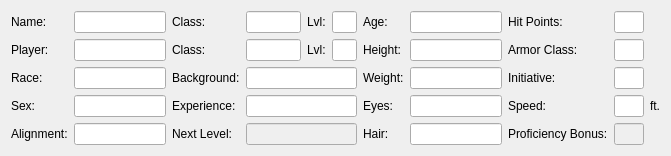
  <widget class="QWidget" name="layoutWidget10">
   <property name="geometry">
    <rect>
     <x>273</x>
     <y>10</y>
     <width>671</width>
     <height>141</height>
    </rect>
   </property>
   <layout class="QGridLayout" name="gridLayout">
    <item row="1" column="7">
     <widget class="QLineEdit" name="edtArmorClass">
      <property name="sizePolicy">
       <sizepolicy hsizetype="Preferred" vsizetype="Fixed">
        <horstretch>0</horstretch>
        <verstretch>0</verstretch>
       </sizepolicy>
      </property>
      <property name="minimumSize">
       <size>
        <width>30</width>
        <height>0</height>
       </size>
      </property>
      <property name="maximumSize">
       <size>
        <width>30</width>
        <height>16777215</height>
       </size>
      </property>
     </widget>
    </item>
    <item row="1" column="6">
     <widget class="QLabel" name="label_10">
      <property name="text">
       <string>Armor Class:</string>
      </property>
     </widget>
    </item>
    <item row="1" column="5">
     <widget class="QLineEdit" name="edtHeight"/>
    </item>
    <item row="1" column="4">
     <widget class="QLabel" name="label_24">
      <property name="text">
       <string>Height:</string>
      </property>
     </widget>
    </item>
    <item row="0" column="5">
     <widget class="QLineEdit" name="edtAge"/>
    </item>
    <item row="0" column="4">
     <widget class="QLabel" name="label_23">
      <property name="text">
       <string>Age:</string>
      </property>
     </widget>
    </item>
    <item row="0" column="7">
     <widget class="QLineEdit" name="edtHitPoints">
      <property name="sizePolicy">
       <sizepolicy hsizetype="Preferred" vsizetype="Fixed">
        <horstretch>0</horstretch>
        <verstretch>0</verstretch>
       </sizepolicy>
      </property>
      <property name="minimumSize">
       <size>
        <width>30</width>
        <height>0</height>
       </size>
      </property>
      <property name="maximumSize">
       <size>
        <width>30</width>
        <height>16777215</height>
       </size>
      </property>
     </widget>
    </item>
    <item row="0" column="6">
     <widget class="QLabel" name="label_53">
      <property name="text">
       <string>Hit Points:</string>
      </property>
     </widget>
    </item>
    <item row="0" column="1">
     <widget class="QLineEdit" name="edtName"/>
    </item>
    <item row="0" column="0">
     <widget class="QLabel" name="label">
      <property name="text">
       <string>Name:</string>
      </property>
     </widget>
    </item>
    <item row="2" column="4">
     <widget class="QLabel" name="label_25">
      <property name="text">
       <string>Weight:</string>
      </property>
     </widget>
    </item>
    <item row="2" column="5">
     <widget class="QLineEdit" name="edtWeight">
      <property name="text">
       <string/>
      </property>
     </widget>
    </item>
    <item row="2" column="6">
     <widget class="QLabel" name="label_11">
      <property name="text">
       <string>Initiative:</string>
      </property>
     </widget>
    </item>
    <item row="2" column="7">
     <widget class="QLineEdit" name="edtInitiative">
      <property name="sizePolicy">
       <sizepolicy hsizetype="Preferred" vsizetype="Fixed">
        <horstretch>0</horstretch>
        <verstretch>0</verstretch>
       </sizepolicy>
      </property>
      <property name="minimumSize">
       <size>
        <width>30</width>
        <height>0</height>
       </size>
      </property>
      <property name="maximumSize">
       <size>
        <width>30</width>
        <height>16777215</height>
       </size>
      </property>
     </widget>
    </item>
    <item row="3" column="0">
     <widget class="QLabel" name="label_46">
      <property name="text">
       <string>Sex:</string>
      </property>
     </widget>
    </item>
    <item row="3" column="1">
     <widget class="QLineEdit" name="edtSex"/>
    </item>
    <item row="3" column="4">
     <widget class="QLabel" name="label_61">
      <property name="text">
       <string>Eyes:</string>
      </property>
     </widget>
    </item>
    <item row="3" column="5">
     <widget class="QLineEdit" name="edtEyes"/>
    </item>
    <item row="3" column="6">
     <widget class="QLabel" name="label_52">
      <property name="text">
       <string>Speed:</string>
      </property>
     </widget>
    </item>
    <item row="3" column="7">
     <widget class="QLineEdit" name="edtSpeed">
      <property name="sizePolicy">
       <sizepolicy hsizetype="Preferred" vsizetype="Fixed">
        <horstretch>0</horstretch>
        <verstretch>0</verstretch>
       </sizepolicy>
      </property>
      <property name="minimumSize">
       <size>
        <width>30</width>
        <height>0</height>
       </size>
      </property>
      <property name="maximumSize">
       <size>
        <width>30</width>
        <height>16777215</height>
       </size>
      </property>
      <property name="text">
       <string/>
      </property>
     </widget>
    </item>
    <item row="3" column="8">
     <widget class="QLabel" name="label_55">
      <property name="text">
       <string>ft.</string>
      </property>
     </widget>
    </item>
    <item row="4" column="0">
     <widget class="QLabel" name="label_47">
      <property name="text">
       <string>Alignment:</string>
      </property>
     </widget>
    </item>
    <item row="4" column="1">
     <widget class="QLineEdit" name="edtAlignment"/>
    </item>
    <item row="4" column="4">
     <widget class="QLabel" name="label_60">
      <property name="text">
       <string>Hair:</string>
      </property>
     </widget>
    </item>
    <item row="4" column="5">
     <widget class="QLineEdit" name="edtHair"/>
    </item>
    <item row="4" column="6">
     <widget class="QLabel" name="label_56">
      <property name="text">
       <string>Proficiency Bonus:</string>
      </property>
     </widget>
    </item>
    <item row="4" column="7">
     <widget class="QLineEdit" name="edtProficiencyBonus">
      <property name="enabled">
       <bool>false</bool>
      </property>
      <property name="sizePolicy">
       <sizepolicy hsizetype="Preferred" vsizetype="Fixed">
        <horstretch>0</horstretch>
        <verstretch>0</verstretch>
       </sizepolicy>
      </property>
      <property name="minimumSize">
       <size>
        <width>30</width>
        <height>0</height>
       </size>
      </property>
      <property name="maximumSize">
       <size>
        <width>30</width>
        <height>16777215</height>
       </size>
      </property>
      <property name="text">
       <string/>
      </property>
      <property name="readOnly">
       <bool>true</bool>
      </property>
     </widget>
    </item>
    <item row="3" column="2">
     <widget class="QLabel" name="label_54">
      <property name="text">
       <string>Experience:</string>
      </property>
     </widget>
    </item>
    <item row="3" column="3">
     <widget class="QLineEdit" name="edtExperience">
      <property name="text">
       <string/>
      </property>
     </widget>
    </item>
    <item row="4" column="2">
     <widget class="QLabel" name="label_57">
      <property name="text">
       <string>Next Level:</string>
      </property>
     </widget>
    </item>
    <item row="4" column="3">
     <widget class="QLineEdit" name="edtNextLevel">
      <property name="enabled">
       <bool>false</bool>
      </property>
      <property name="text">
       <string/>
      </property>
      <property name="readOnly">
       <bool>true</bool>
      </property>
     </widget>
    </item>
    <item row="2" column="1">
     <widget class="QLineEdit" name="edtRace"/>
    </item>
    <item row="2" column="0">
     <widget class="QLabel" name="label_2">
      <property name="text">
       <string>Race:</string>
      </property>
     </widget>
    </item>
    <item row="1" column="0">
     <widget class="QLabel" name="label_14">
      <property name="text">
       <string>Player:</string>
      </property>
     </widget>
    </item>
    <item row="1" column="1">
     <widget class="QLineEdit" name="edtPlayer">
      <property name="text">
       <string/>
      </property>
     </widget>
    </item>
    <item row="0" column="2">
     <widget class="QLabel" name="label_3">
      <property name="text">
       <string>Class:</string>
      </property>
     </widget>
    </item>
    <item row="0" column="3">
     <layout class="QHBoxLayout" name="horizontalLayout_2">
      <item>
       <widget class="QLineEdit" name="edtClass">
        <property name="maximumSize">
         <size>
          <width>70</width>
          <height>16777215</height>
         </size>
        </property>
        <property name="text">
         <string/>
        </property>
       </widget>
      </item>
      <item>
       <widget class="QLabel" name="label_12">
        <property name="text">
         <string>Lvl:</string>
        </property>
       </widget>
      </item>
      <item>
       <widget class="QLineEdit" name="edtLevel">
        <property name="minimumSize">
         <size>
          <width>25</width>
          <height>0</height>
         </size>
        </property>
        <property name="maximumSize">
         <size>
          <width>25</width>
          <height>16777215</height>
         </size>
        </property>
       </widget>
      </item>
     </layout>
    </item>
    <item row="1" column="2">
     <widget class="QLabel" name="label_49">
      <property name="text">
       <string>Class:</string>
      </property>
     </widget>
    </item>
    <item row="1" column="3">
     <layout class="QHBoxLayout" name="horizontalLayout_3">
      <item>
       <widget class="QLineEdit" name="edtClass2">
        <property name="maximumSize">
         <size>
          <width>70</width>
          <height>16777215</height>
         </size>
        </property>
       </widget>
      </item>
      <item>
       <widget class="QLabel" name="label_48">
        <property name="text">
         <string>Lvl:</string>
        </property>
       </widget>
      </item>
      <item>
       <widget class="QLineEdit" name="edtLevel2">
        <property name="minimumSize">
         <size>
          <width>25</width>
          <height>0</height>
         </size>
        </property>
        <property name="maximumSize">
         <size>
          <width>25</width>
          <height>16777215</height>
         </size>
        </property>
       </widget>
      </item>
     </layout>
    </item>
    <item row="2" column="2">
     <widget class="QLabel" name="label_58">
      <property name="text">
       <string>Background:</string>
      </property>
     </widget>
    </item>
    <item row="2" column="3">
     <widget class="QLineEdit" name="edtBackground"/>
    </item>
   </layout>
  </widget>
